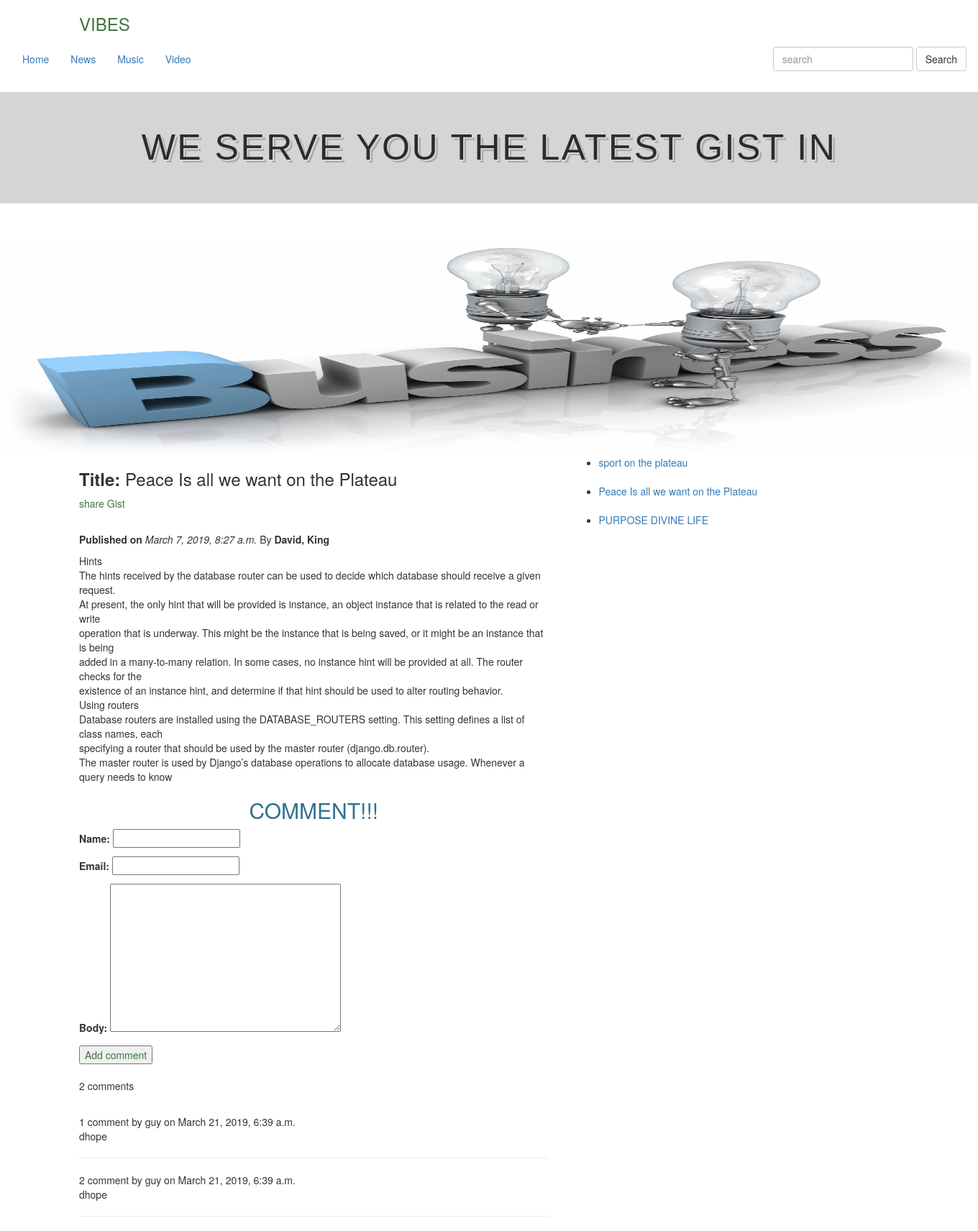
Page /blog/news_detail/2019/03/07/peace-is-all-we-need-on-pleateau/ on the committed database.
### blog/models.py (models this page shows, shortened)
class News(models.Model):
  name = models.ForeignKey(Writer, on_delete = models.CASCADE)
  title = models.CharField(max_length = 250)
  slug = models.SlugField(max_length = 300, unique_for_date = 'publish' )
  created = models.DateTimeField(auto_now_add = True)
  publish = models.DateTimeField(default = timezone.now)
  updated = models.DateTimeField(auto_now = True)
  status = models.CharField(max_length = 17, choices = pub_status)
  post = models.TextField(max_length = 1000)
  def get_absolute_url(self):
      return reverse('news-detail', args=[self.publish.year,
                                            self.publish.strftime('%m'),
                                            self.publish.strftime('%d'),
                                            self.slug])
  class Meta:
    ordering = ['-created',]

class Writer(models.Model):
  first_name = models.CharField(max_length = 150)
  surname = models.CharField(max_length = 130)
  def __str__(self):
    return ('{0}, {1}').format(self.first_name, self.surname)

class Comment(models.Model):
  news = models.ForeignKey(News, on_delete = models.CASCADE, related_name = 'comments')
  name = models.CharField(max_length = 100)
  active = models.BooleanField(default = True)
  email =models.EmailField()
  body = models.TextField()
  created = models.DateTimeField(auto_now = True)
  class Meta:
    ordering = ('created',)

### blog/views.py (the view)
# urls.py: re_path(r'^/news_detail/(?P<year>\d{4})/(?P<month>\d{2})/(?P<day>\d{2})/(?P<news>[-\w]+)/$', \
def news_detail(request, year, month, day, news):
  news = get_object_or_404(News, slug = news,\
          publish__year =year,\
          publish__month =month, publish__day = day)
  comments = news.comments.filter(active = True)
  if request.method =='POST':
    comment_info = CommentForm(data = request.POST)
    if comment_info.is_valid():
      new_comment = comment_info.save(commit =False)
      new_comment.news = news
      new_comment.save()
  else:
    comment_info = CommentForm()
    context = {'news':news, 'comment_info': comment_info,\
              'comments':comments}
  return render(request,'blog/news_detail.html', context)

### blog/forms.py
class CommentForm(forms.ModelForm):
  class Meta:
    model = Comment
    fields = ('name', 'email', 'body')

### blog/templatetags/my_tag.py (called while the page is built)
@register.inclusion_tag('blog/lastest-gist.html')
def latest_news(count=5):
  latest_gossip = News.objects.order_by('-publish')[:count]
  return {'latest_gossip': latest_gossip}

### blog/templates/blog/news_detail.html (shortened to what this page needs)
{% extends 'generic.html' %}
{% load my_tag %}
{% block content %}
  <div class="container main content">
    <div class="row">
      <div class="col-md-7">
        <h3><strong>Title:</strong> {{news.title}}</h3>
        <p><a class="text-success" href="{% url 'share-post' news.id %}">share Gist</a> </p> <br>
        <p class="date" ><strong>Published on </strong> <i>{{ news.created}}</i>
          By <b>{{news.name}}</b></p>
        <p>{{news.post | linebreaks }} </p>
        <h2 align="Center" class="text-info"> COMMENT!!!</h2>
        {% if new_comment %}
          <p>cool Your comment has been added !!!</p>
        {% else %}
          <form action="" method="post">
            {{ comment_info.as_p }}
            <input type="submit" value="Add comment" class="text-success">
          </form>
        {% endif %}
         <br>
        {% with comments.count as total_comments %}
          <p>{{  total_comments }} comment{{ total_comments | pluralize }}</p>
        {% endwith %}
        <br>
        {% for comment in comments %}
          {{ forloop.counter }} comment by {{ comment.name }} on {{comment.created}} <br>
          {{comment.body | linebreaks }} <hr>
        {% empty %}
          <p>OOPS!!! no comment yet!!!!!!</p>
        {% endfor %}
      </div>
      <div class="col-md-3">
        {% latest_news 3 %}
        <br>
      </div>
    </div>
  </div>
{% endblock %}

### blog/templates/blog/lastest-gist.html
{% if latest_gossip %}
  <ul>
  	{% for gist in latest_gossip %}
      <li><a href="{{ gist.get_absolute_url }}"> {{gist.title}} </a></li>
      <br>
    {% endfor %}
  </ul>
{% endif %}

### rows in the picture
News: title "Peace Is all we want on the Plateau", created "March 7, 2019, 8:27 a.m.", name "David, King", post "Hints The hints received by the database router can be used to decide which database should receive a given request. At present, the only hint that will be provided is instance, an object instance that is related to the read or write operation that is underway. This might be the instance that is being saved, or it might be an instance that is being added in a many-to-many relation. In some cases, no instance hint will be provided at all. The router checks for the existence of an instance hint, and determine if that hint should be used to alter routing behavior. Using routers Database routers are installed using the DATABASE_ROUTERS setting. This setting defines a list of class names, each…"
Comment: name "guy", created "March 21, 2019, 6:39 a.m.", body "dhope"
Comment: name "guy", created "March 21, 2019, 6:39 a.m.", body "dhope"
News: title "sport on the plateau"
News: title "PURPOSE DIVINE LIFE"

### other values in the picture
{{ total_comments }} "2"
{{ total_comments | pluralize }} "s"
